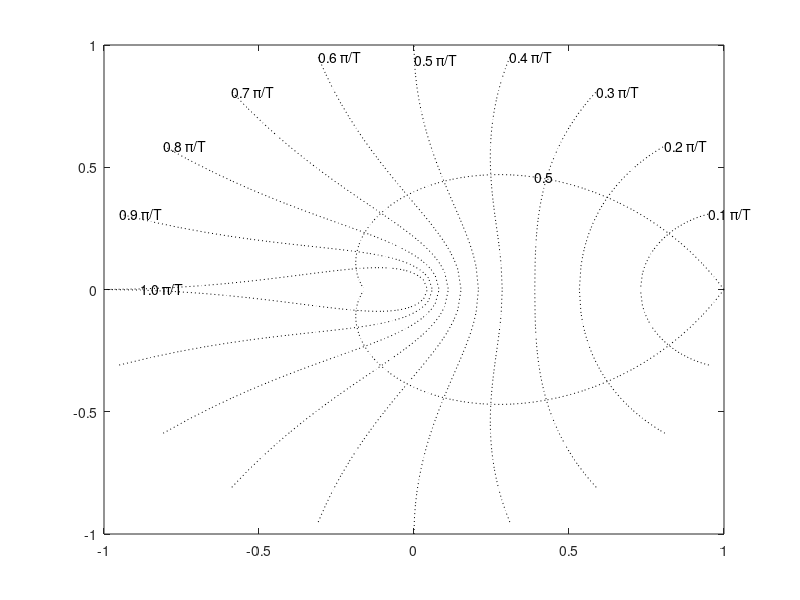

This figure's MATLAB source: (Note: this script raises an error after producing the figure.)
% ELT013 - Controle Digital
%
% Exemplo de projeto de controlador digital pelo lugar das raizes:
% Controle de azimute de uma antena para captacao de sinais de satelite
%
% Prof. Bruno Teixeira, DELT/UFMG, 12/05/2017
% (baseado nas notas de aula do Prof. Reinaldo Palhares)

close all; clear all; clc;

%% Escolha do periodo de amostragem:
T = 1; % Avalie o efeito da mudan?a de T no projeto. Esse valor e suficiente???

%% Modelo discreto do PROCESSO:

% Planta analogica:
tau = 10; % J/B (momento de inercia/atrito viscoso)
numGs = 1;
denGs = [tau 1 0];
Gs = tf(numGs, denGs);
Gs = zpk(Gs) % Forma fatorada da FT

% Processo discreto:
Gz = c2d(Gs, T, 'zoh')

%% Especificacoes de desempenho:

% Rastreamento de rampa y = 0,01t rad/s com ess <= 0,01 rad
Kvmin = 1;

% Maxima sobre-elevacao
Mpmax = 16;
% ===> zeta >= 0.6*(1 - Mpmax/100)
zetamin = 0.6*(1 - Mpmax/100)

% Tempo de acomodacao maximo
tsmax = 10;
% ===> zeta wn >= 4,6 / tsmax:
zetawnmin = 4.6/tsmax
raiomin = exp(-T*zetawnmin)

figure(1); zgrid(zetamin,[],'new'); hold on; plotcircle(0,0,raiomin,'k-.');

%% Projeto direto: COMPENSADOR ESTATICO

hold on; 
K = [0:0.005:50];
rlocus(Gz,K);
zgrid(zetamin,[]); hold on; plotcircle(0,0,raiomin,'k-.');
axis([-1.1 1.1 -1.1 1.1]);
[Kc, raizes] = rlocfind(Gz) 

Kcr = 2; % Ganho critico

% Avaliacao de desempenho:
Kv = dcgain(Kcr*Gz*tf([1 -1],[T 0],T))
% OBS1: Kv = K ==> basta escolher K > Kvmin
%       Para K < 0.08, tem-se zeta < zetamin. 
%       No entanto, com isso o Kv = 0.08 << 1 nao e satisfeito.
%       Nao ha valor de K que satisfaca tsmin (raiomin).
%       ==> O lugar das raizes deve ser atraido pra local de raio menor.

%% Projeto direto: COMPENSADOR DINAMICO (tentativa 1)

[Zg,Pg,Kg] = zpkdata(Gz);
Dz = tf([1 -Pg{1,1}(2)], [1 -0.01*raiomin], T)

figure; rlocus(Gz*Dz);
zgrid(zetamin,[]); hold on; plotcircle(0,0,raiomin,'k-.');
axis([-1.1 1.1 -1.1 1.1]);
[Kc, raizes] = rlocfind(Gz*Dz) 

Tz = Kc*Gz*Dz/(1+Kc*Gz*Dz) % Tz = Y(z)/R(z) tem como saida a PV
Tuz = Kc*Dz/(1+Kc*Gz*Dz) % Tuz = U(z)/R(z) tem como saida a MV

% Avaliacao de desempenho:
% Constante de velocidade:
Kv = dcgain(Kc*Gz*Dz*tf([1 -1],[T 0],T))

% Respostas ao degrau e a rampa:
figure(5); hold on; step(Tz);
kT = [0:T:(30)]; 
rk = 0.01*kT;
figure(6); hold on; lsimplot(Tz,rk,kT); grid;
figure(7); hold on; uk = lsim(Tuz,rk,kT); stairs(kT, uk, 'b');

%% Projeto direto: COMPENSADOR DINAMICO (tentativa 2)

[Zg,Pg,Kg] = zpkdata(Gz);
% Dz = tf([1 -0.9*Pg{1,1}(2)], [1 -0.05*raiomin], T)
Dz = tf([1 -0.88], [1 0.5],T)

figure; rlocus(Gz*Dz);
zgrid(zetamin,[]); hold on; plotcircle(0,0,raiomin,'k-.');
axis([-1.1 1.1 -1.1 1.1]);
[Kc, raizes] = rlocfind(Gz*Dz) 
% OBS.: Escolha Kc = 13

Tz = zpk(minreal(Kc*Gz*Dz/(1+Kc*Gz*Dz))) % Tz = Y(z)/R(z) tem como saida a PV
Tuz = zpk(minreal(Kc*Dz/(1+Kc*Gz*Dz))) % Tuz = U(z)/R(z) tem como saida a MV

% Avaliacao de desempenho:
% Constante de velocidade:
Kv = dcgain(Kc*Gz*Dz*tf([1 -1],[T 0],T))

% Respostas ao degrau e a rampa:
figure(5); hold on; step(Tz); grid;
kT = [0:T:(30)]; 
rk = 0.01*kT;
figure(6); hold on; lsimplot(Tz,rk,kT); grid;
figure(7); hold on; uk = lsim(Tuz,rk,kT); stairs(kT, uk, 'r'); ylabel('u(k)'); xlabel('kT_s'); grid;
 